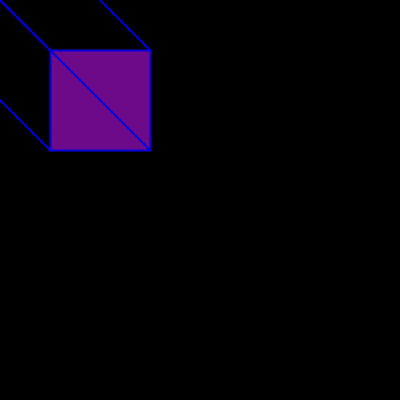
Frame 1 (no input)
Frame 60 (the mouse pressed at the canvas centre just before this capture): identical to frame 1, image omitted
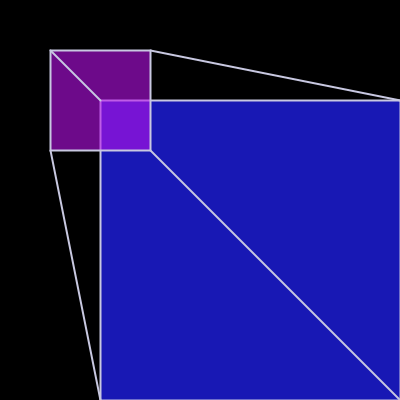
Frame 120 (the mouse held since frame 60 and released just before this capture)

The Processing sketch that drew these frames (run headless with seeded random() and noise(); from frame 60 on, the mouse is pressed at the canvas centre):

// Processing sketch: processing_112537
// ── processing_112537.pde

void setup(){
  size (400,400);
  background(0);
   
}
 
 
void draw(){
  background(0);
  //noStroke();
  fill(24,24,180);
  stroke(mouseX,mouseY,225);
  strokeWeight(2);
  rect(mouseX-100,mouseY-100,mouseX+100,mouseY+100);
  fill(186,17,234,150);
  rect(width/8,50,100,100);
  line(50,50,mouseX-100,mouseY-100);
  line(150,50,mouseX+mouseX,mouseY-100);
  line(50,150,mouseX-100,mouseY+mouseY);
  line(150,150,mouseX+mouseX, mouseY+mouseY);
   
   
  
   
   
  println(mouseX + " " + mouseY);
   
   
  }
